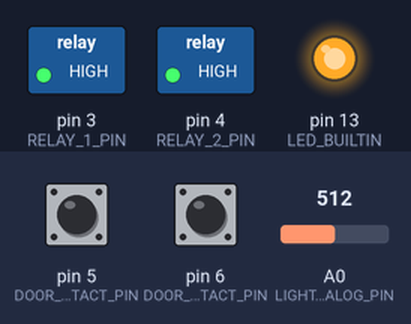
Simulated run of this sketch. Board: Arduino Uno, built with avr-gcc and run on an emulated ATmega328P. Parts: switched loads named in the sketch (green lamp = pin HIGH), output pins drawn as LEDs (lit = HIGH). Inputs (shaded band) come from the test bench; at power-on: pin 5 (DOOR_UP_CONTACT_PIN) HIGH, pin 6 (DOOR_DOWN_CONTACT_PIN) HIGH, A0 (LIGHT_SENSOR_ANALOG_PIN) = 512. What the sketch prints to the serial monitor is not drawn.

Above: at 0.1 s.
Timing chart, 0 to 1.6 s (numbered marks = the images above):
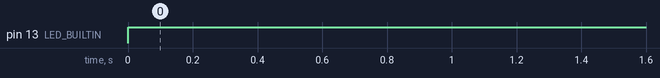

Measured:
- by itself, pin 13 (LED_BUILTIN): LOW → HIGH at 0.00 s

The sketch:

henhouse-door.ino
```cpp
#include <Bounce2.h>


#define RELAY_PLUS_MODE 1
#define RELAY_MINUS_MODE 0

#define RELAY_1_PIN 3//black wire motor
#define RELAY_2_PIN 4// red wire motor
#define DOOR_UP_CONTACT_PIN 5
#define DOOR_DOWN_CONTACT_PIN 6
#define LIGHT_SENSOR_ANALOG_PIN A0
#define BATTERY_VOLTAGE_ANALOG_PIN A1

unsigned long SLEEP_TIME = 1000; // Sleep time between reads (in milliseconds)
unsigned long DOOR_TIME = 150000;  // time to keep motor on to open or close the door (in milliseconds)

const int OPEN_DOOR_THRESHOLD = 70;  //TODO configure that !
const int CLOSE_DOOR_THRESHOLD = 2; //TODO configure that !

const int batteryMinThreshold = 11900; // mV

//MySensor gw;
//MyMessage msg(CHILD_ID_LIGHT, V_LIGHT_LEVEL);
int lastLightLevel;

boolean isDoorOpen = false;

boolean isInBeforeOpenDelay = false;
unsigned long openDelayedStartDate = 0L;
const unsigned long beforeOpenDelay = 30L * 60L * 1000L; // 30 min in milliseconds

boolean isInBeforeCloseDelay = false;
unsigned long closeDelayedStartDate = 0L;
const unsigned long beforeCloseDelay = 30L * 60L * 1000L; // 30 min in milliseconds


Bounce debouncerDown = Bounce();
Bounce debouncerUp = Bounce();


void setup() {
  Serial.begin(9600);
  //gw.begin(NULL,NODE_ID);
  //gw.sendSketchInfo("PouleDoor", "1.0");
  //gw.present(CHILD_ID_LIGHT, S_LIGHT_LEVEL);

  pinMode(DOOR_UP_CONTACT_PIN, INPUT_PULLUP);
  pinMode(DOOR_DOWN_CONTACT_PIN, INPUT_PULLUP);
  debouncerUp.attach(DOOR_UP_CONTACT_PIN);
  debouncerUp.interval(50); // interval in ms
  debouncerDown.attach(DOOR_DOWN_CONTACT_PIN);
  debouncerDown.interval(50); // interval in ms

  pinMode(RELAY_1_PIN, OUTPUT);
  pinMode(RELAY_2_PIN, OUTPUT);


  //test digital light sensor
  pinMode(8, INPUT);

  pinMode(LED_BUILTIN, OUTPUT);

  motorStop();
  ledOff();


  analogReference(INTERNAL);
}

void ledOn() {
  digitalWrite(LED_BUILTIN, HIGH);
}
void ledOff() {
  digitalWrite(LED_BUILTIN, LOW);
}

void motorStop() {
  //attention à choisir le mode repos des relais pour le moteur arreté
  // donc changer les branchements pas ce code, ni la valeur de RELAY_MINUS_MODE qui doit etre zero (?)
  digitalWrite(RELAY_1_PIN, RELAY_PLUS_MODE);
  digitalWrite(RELAY_2_PIN, RELAY_PLUS_MODE);
}

void motorUp() {
  digitalWrite(RELAY_1_PIN, RELAY_MINUS_MODE);
  digitalWrite(RELAY_2_PIN, RELAY_PLUS_MODE);
}

void motorDown() {
  digitalWrite(RELAY_1_PIN, RELAY_PLUS_MODE);
  digitalWrite(RELAY_2_PIN, RELAY_MINUS_MODE);
}

boolean contactUp() {
  //return (digitalRead(DOOR_UP_CONTACT_PIN) == LOW);
  return (debouncerUp.read()  == LOW);
}
boolean contactDown() {
  //return (digitalRead(DOOR_DOWN_CONTACT_PIN) == LOW);
  return (debouncerDown.read()  == LOW);
}

int getLightLevel() {
  return (1023 - analogRead(LIGHT_SENSOR_ANALOG_PIN)) / 10.23;
}

int getBatteryMilliVolt() {
  //TODO check it is really A0
  // ~12V-to-mersure=V1---R1---V2=A0---R2--- 0V
  //R1=1M - R2=68K
  //17.2 Max - 1.1 Ref
  //V1 (volt) = V2*((R1+R2)/R2) = analogRead(A0)/1023*1.1*1068/68
  // analogRead(A0) is 0 to 1023

  long res = ((long)analogRead(BATTERY_VOLTAGE_ANALOG_PIN)) * 1100L / 1023L * 1068L  / 68L;

  return (int)res;

}

void loop() {
  //Serial.println("batterie:");
  //Serial.println(getBatteryMilliVolt());

  if (getBatteryMilliVolt() < batteryMinThreshold) {
    ledOn();
  }


  debouncerUp.update();
  debouncerDown.update();

  int lightLevel = getLightLevel();
  while (true) {
    lightLevel = getLightLevel();
    Serial.println("----");
    Serial.println(lightLevel);
  }
  //Serial.println("UP----");
  //Serial.println(contactUp());

  //Serial.println("DOWN----");
  //Serial.println(contactDown());

  //  int toto = digitalRead(8);
  //  Serial.println(toto);


  if (lightLevel != lastLightLevel) {
    //gw.send(msg.set(lightLevel));
    lastLightLevel = lightLevel;
  }


  if (lightLevel > OPEN_DOOR_THRESHOLD && !isDoorOpen) {
    if (!isInBeforeOpenDelay ) {
      isInBeforeOpenDelay = true;
      openDelayedStartDate = millis();
    } else if (millis() - openDelayedStartDate > beforeOpenDelay) {
      isInBeforeOpenDelay = false;
      //reallyOpenDoor


      motorUp();
      unsigned long st = millis();

      while ((!contactUp()) && (millis() < (st + DOOR_TIME))) {
        //Serial.println("LOOP MOTOR UP----");
        //Serial.println(contactUp());
        debouncerUp.update();
        debouncerDown.update();
      }
      Serial.println("MOTOR STOP----");

      motorStop();
      //gw.sleep(DOOR_TIME);
      isDoorOpen = true;


    }
  }
  if(lightLevel <= OPEN_DOOR_THRESHOLD){
    isInBeforeOpenDelay = false;
  }


  if (lightLevel < CLOSE_DOOR_THRESHOLD && isDoorOpen) {
    if (!isInBeforeCloseDelay ) {
      isInBeforeCloseDelay = true;
      closeDelayedStartDate = millis();
    } else if (millis() - closeDelayedStartDate > beforeCloseDelay) {
      isInBeforeCloseDelay = false;


      //reallyCloseDoor();
      motorDown();
      unsigned long st = millis();
      boolean contactUpHasBeenReleaseOneTime = false;
      while ((!contactDown()) && (millis() < (st + DOOR_TIME))) {
        debouncerUp.update();
        debouncerDown.update();
        if ((contactUp() && contactUpHasBeenReleaseOneTime)) {
          stopAllError();
          ledOn();
          break;
        }
        if (!contactUp()) {
          contactUpHasBeenReleaseOneTime = true;
        }
      }
      //gw.sleep(DOOR_TIME);
      motorStop();
      isDoorOpen = false;


    }
  }
  if(lightLevel >= CLOSE_DOOR_THRESHOLD){
    isInBeforeCloseDelay = false;
  }


  //gw.sleep(SLEEP_TIME);
  delay(SLEEP_TIME);

}

void stopAllError() {
  while (true) {
    ledOn();
    delay(300);
    ledOff();
    delay(300);
  }
}
```
